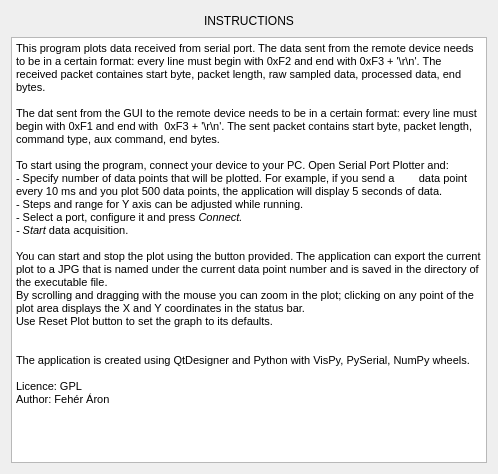
<?xml version="1.0" encoding="UTF-8"?>
<ui version="4.0">
 <class>HelpWindow</class>
 <widget class="QDialog" name="HelpWindow">
  <property name="geometry">
   <rect>
    <x>0</x>
    <y>0</y>
    <width>498</width>
    <height>474</height>
   </rect>
  </property>
  <property name="windowTitle">
   <string>Dialog</string>
  </property>
  <layout class="QGridLayout" name="gridLayout">
   <item row="0" column="0">
    <layout class="QHBoxLayout" name="horizontalLayout">
     <item>
      <spacer name="horizontalSpacer">
       <property name="orientation">
        <enum>Qt::Horizontal</enum>
       </property>
       <property name="sizeHint" stdset="0">
        <size>
         <width>40</width>
         <height>20</height>
        </size>
       </property>
      </spacer>
     </item>
     <item>
      <widget class="QLabel" name="label">
       <property name="text">
        <string>INSTRUCTIONS</string>
       </property>
      </widget>
     </item>
     <item>
      <spacer name="horizontalSpacer_2">
       <property name="orientation">
        <enum>Qt::Horizontal</enum>
       </property>
       <property name="sizeHint" stdset="0">
        <size>
         <width>40</width>
         <height>20</height>
        </size>
       </property>
      </spacer>
     </item>
    </layout>
   </item>
   <item row="1" column="0">
    <widget class="QTextEdit" name="textEdit">
     <property name="html">
      <string>&lt;!DOCTYPE HTML PUBLIC &quot;-//W3C//DTD HTML 4.0//EN&quot; &quot;http://www.w3.org/TR/REC-html40/strict.dtd&quot;&gt;
&lt;html&gt;&lt;head&gt;&lt;meta name=&quot;qrichtext&quot; content=&quot;1&quot; /&gt;&lt;style type=&quot;text/css&quot;&gt;
p, li { white-space: pre-wrap; }
&lt;/style&gt;&lt;/head&gt;&lt;body style=&quot; font-family:'MS Shell Dlg 2'; font-size:8.25pt; font-weight:400; font-style:normal;&quot;&gt;
&lt;p style=&quot; margin-top:0px; margin-bottom:0px; margin-left:0px; margin-right:0px; -qt-block-indent:0; text-indent:0px;&quot;&gt;&lt;span style=&quot; font-size:8pt;&quot;&gt;This program plots data received from serial port. The data sent from the remote device needs to be in a certain format: every line must begin with 0xF2 and end with 0xF3 + '\r\n'. The received packet containes start byte, packet length, raw sampled data, processed data, end bytes.&lt;/span&gt;&lt;/p&gt;
&lt;p style=&quot;-qt-paragraph-type:empty; margin-top:0px; margin-bottom:0px; margin-left:0px; margin-right:0px; -qt-block-indent:0; text-indent:0px; font-size:8pt;&quot;&gt;&lt;br /&gt;&lt;/p&gt;
&lt;p style=&quot; margin-top:0px; margin-bottom:0px; margin-left:0px; margin-right:0px; -qt-block-indent:0; text-indent:0px;&quot;&gt;The dat sent from the GUI to the remote device needs to be in a certain format: every line must begin with 0xF1 and end with &lt;span style=&quot; font-size:8pt;&quot;&gt; 0xF3 + '\r\n'. The sent packet contains start byte, packet length, command type, aux command, end bytes.&lt;/span&gt;&lt;/p&gt;
&lt;p style=&quot;-qt-paragraph-type:empty; margin-top:0px; margin-bottom:0px; margin-left:0px; margin-right:0px; -qt-block-indent:0; text-indent:0px; font-size:8pt;&quot;&gt;&lt;br /&gt;&lt;/p&gt;
&lt;p style=&quot; margin-top:0px; margin-bottom:0px; margin-left:0px; margin-right:0px; -qt-block-indent:0; text-indent:0px;&quot;&gt;&lt;span style=&quot; font-size:8pt;&quot;&gt;To start using the program, connect your device to your PC. Open Serial Port Plotter and:&lt;/span&gt;&lt;/p&gt;
&lt;p style=&quot; margin-top:0px; margin-bottom:0px; margin-left:0px; margin-right:0px; -qt-block-indent:0; text-indent:0px;&quot;&gt;&lt;span style=&quot; font-size:8pt;&quot;&gt;- Specify number of data points that will be plotted. For example, if you send a        data point every 10 ms and you plot 500 data points, the application will display 5 seconds of data. &lt;/span&gt;&lt;/p&gt;
&lt;p style=&quot; margin-top:0px; margin-bottom:0px; margin-left:0px; margin-right:0px; -qt-block-indent:0; text-indent:0px;&quot;&gt;&lt;span style=&quot; font-size:8pt;&quot;&gt;- Steps and range for Y axis can be adjusted while running.&lt;/span&gt;&lt;/p&gt;
&lt;p style=&quot; margin-top:0px; margin-bottom:0px; margin-left:0px; margin-right:0px; -qt-block-indent:0; text-indent:0px;&quot;&gt;&lt;span style=&quot; font-size:8pt;&quot;&gt;- Select a port, configure it and press&lt;/span&gt;&lt;span style=&quot; font-size:8pt; font-style:italic;&quot;&gt; Connect.&lt;/span&gt;&lt;/p&gt;
&lt;p style=&quot; margin-top:0px; margin-bottom:0px; margin-left:0px; margin-right:0px; -qt-block-indent:0; text-indent:0px;&quot;&gt;&lt;span style=&quot; font-size:8pt; font-style:italic;&quot;&gt;- Start &lt;/span&gt;&lt;span style=&quot; font-size:8pt;&quot;&gt;data acquisition.&lt;/span&gt;&lt;/p&gt;
&lt;p style=&quot;-qt-paragraph-type:empty; margin-top:0px; margin-bottom:0px; margin-left:0px; margin-right:0px; -qt-block-indent:0; text-indent:0px; font-size:8pt; font-style:italic;&quot;&gt;&lt;br /&gt;&lt;/p&gt;
&lt;p style=&quot; margin-top:0px; margin-bottom:0px; margin-left:0px; margin-right:0px; -qt-block-indent:0; text-indent:0px;&quot;&gt;&lt;span style=&quot; font-size:8pt;&quot;&gt;You can start and stop the plot using the button provided. The application can export the current plot to a JPG that is named under the current data point number and is saved in the directory of the executable file. &lt;/span&gt;&lt;/p&gt;
&lt;p style=&quot; margin-top:0px; margin-bottom:0px; margin-left:0px; margin-right:0px; -qt-block-indent:0; text-indent:0px;&quot;&gt;&lt;span style=&quot; font-size:8pt;&quot;&gt;By scrolling and dragging with the mouse you can zoom in the plot; clicking on any point of the plot area displays the X and Y coordinates in the status bar. &lt;/span&gt;&lt;/p&gt;
&lt;p style=&quot; margin-top:0px; margin-bottom:0px; margin-left:0px; margin-right:0px; -qt-block-indent:0; text-indent:0px;&quot;&gt;&lt;span style=&quot; font-size:8pt;&quot;&gt;Use Reset Plot button to set the graph to its defaults. &lt;/span&gt;&lt;/p&gt;
&lt;p style=&quot;-qt-paragraph-type:empty; margin-top:0px; margin-bottom:0px; margin-left:0px; margin-right:0px; -qt-block-indent:0; text-indent:0px; font-size:8pt;&quot;&gt;&lt;br /&gt;&lt;/p&gt;
&lt;p style=&quot;-qt-paragraph-type:empty; margin-top:0px; margin-bottom:0px; margin-left:0px; margin-right:0px; -qt-block-indent:0; text-indent:0px; font-size:8pt;&quot;&gt;&lt;br /&gt;&lt;/p&gt;
&lt;p style=&quot; margin-top:0px; margin-bottom:0px; margin-left:0px; margin-right:0px; -qt-block-indent:0; text-indent:0px;&quot;&gt;&lt;span style=&quot; font-size:8pt;&quot;&gt;The application is created using QtDesigner and Python with VisPy, PySerial, NumPy wheels.&lt;/span&gt;&lt;/p&gt;
&lt;p style=&quot;-qt-paragraph-type:empty; margin-top:0px; margin-bottom:0px; margin-left:0px; margin-right:0px; -qt-block-indent:0; text-indent:0px; font-size:8pt;&quot;&gt;&lt;br /&gt;&lt;/p&gt;
&lt;p style=&quot; margin-top:0px; margin-bottom:0px; margin-left:0px; margin-right:0px; -qt-block-indent:0; text-indent:0px;&quot;&gt;&lt;span style=&quot; font-size:8pt;&quot;&gt;Licence: GPL&lt;/span&gt;&lt;/p&gt;
&lt;p style=&quot; margin-top:0px; margin-bottom:0px; margin-left:0px; margin-right:0px; -qt-block-indent:0; text-indent:0px;&quot;&gt;&lt;span style=&quot; font-size:8pt;&quot;&gt;Author: Fehér Áron&lt;/span&gt;&lt;/p&gt;&lt;/body&gt;&lt;/html&gt;</string>
     </property>
    </widget>
   </item>
  </layout>
 </widget>
 <resources/>
 <connections/>
</ui>
